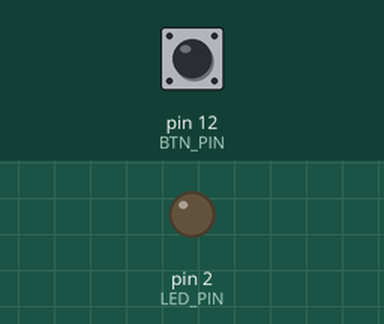
This sketch was run on a simulated Arduino Uno, built with avr-gcc and run on an emulated ATmega328P. On the bench: output pins drawn as LEDs (lit = HIGH). The test bench sets the inputs (shaded band); at power-on: pin 12 (BTN_PIN) HIGH.

Above: at 1.2 s.
1.3 s: pin 12 (BTN_PIN) pulled LOW for 0.15 s
At 1.38 s:
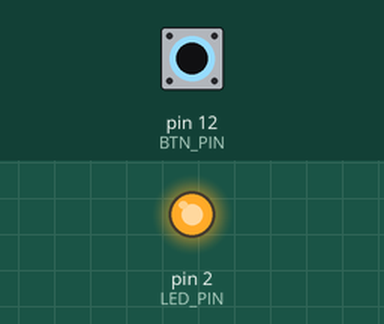
2.9 s: pin 12 (BTN_PIN) pulled LOW for 3.2 s
At 6.8 s:
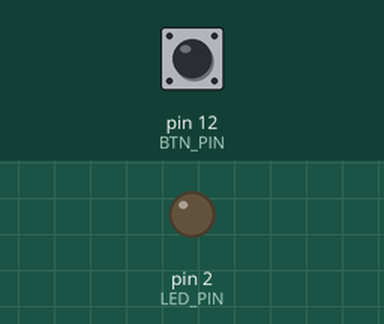
Timing chart, 0 to 8.3 s (numbered marks = the images above; inputs shaded):
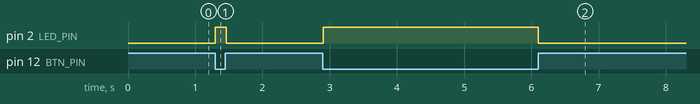

The sketch:

week14_main.ino
```cpp
const int BTN_PIN = 12;
const int LED_PIN = 2;

void setup() {
  pinMode(BTN_PIN, INPUT_PULLUP);
  pinMode(LED_PIN, OUTPUT);
}

void loop() {
  bool active = digitalRead(BTN_PIN) == LOW;
  digitalWrite(LED_PIN, active ? HIGH : LOW);
  delay(20);
}
```

Measured:
- after the input at 1.3 s, pin 2 (LED_PIN): LOW → HIGH at once, → LOW 0.16 s later
- after the input at 2.9 s, pin 2 (LED_PIN): LOW → HIGH at once, → LOW 3.2 s later
